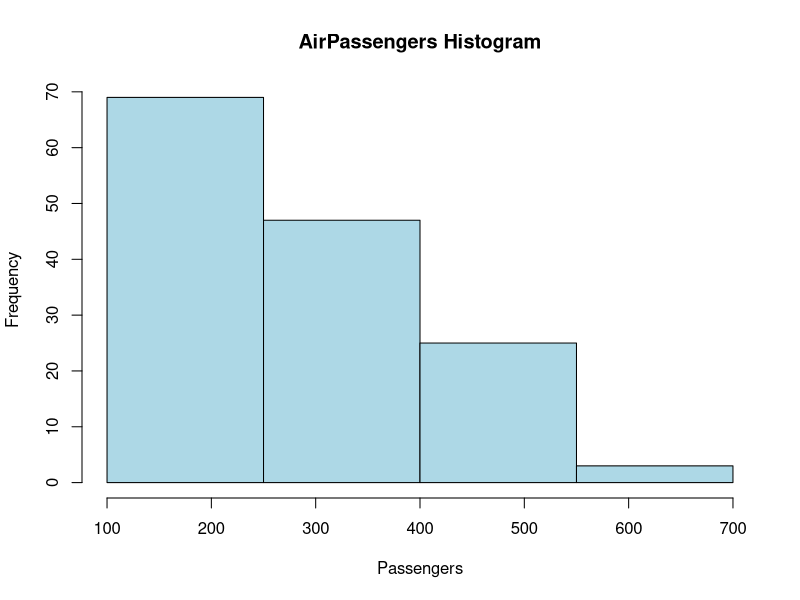

R code for this plot:
data("AirPassengers")

hist(AirPassengers,
     breaks = seq(100, 700, by = 150),
     xlim = c(100, 700),
     main = "AirPassengers Histogram",
     xlab = "Passengers",
     col = "lightblue")
